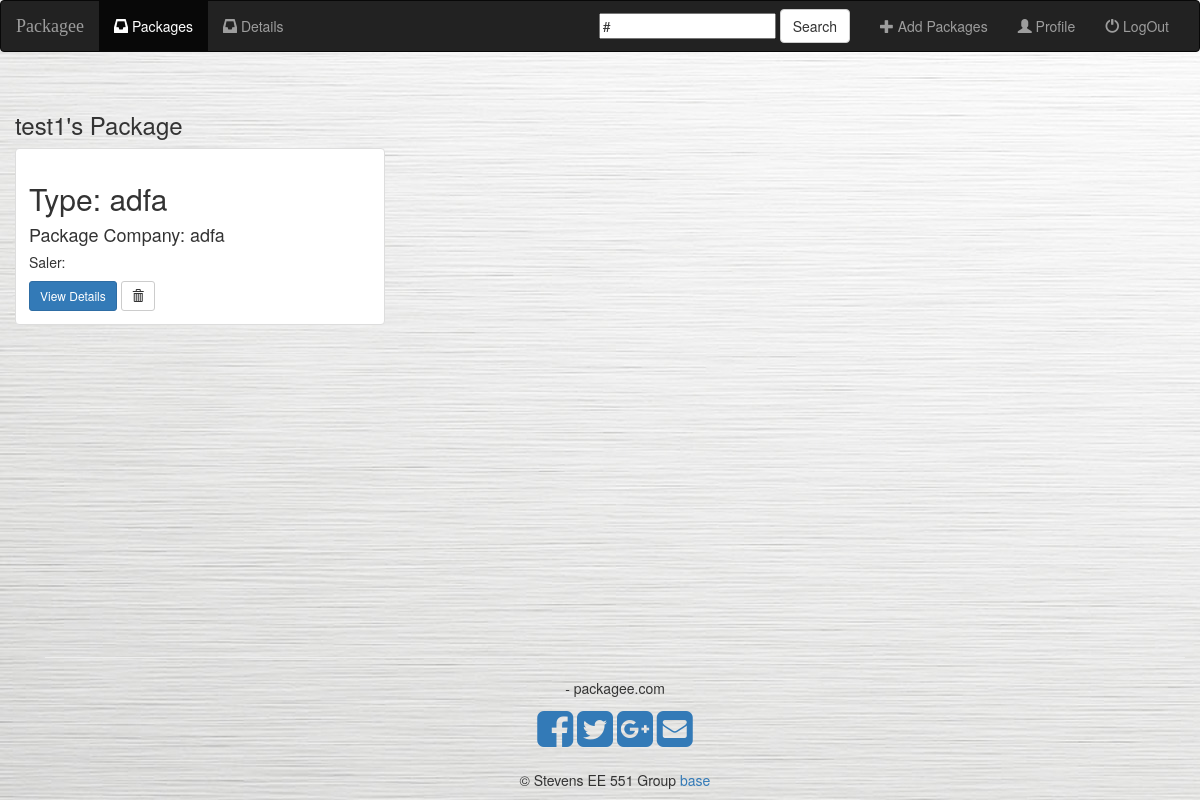
Page /package/index/ (signed in) on the earlier database version.
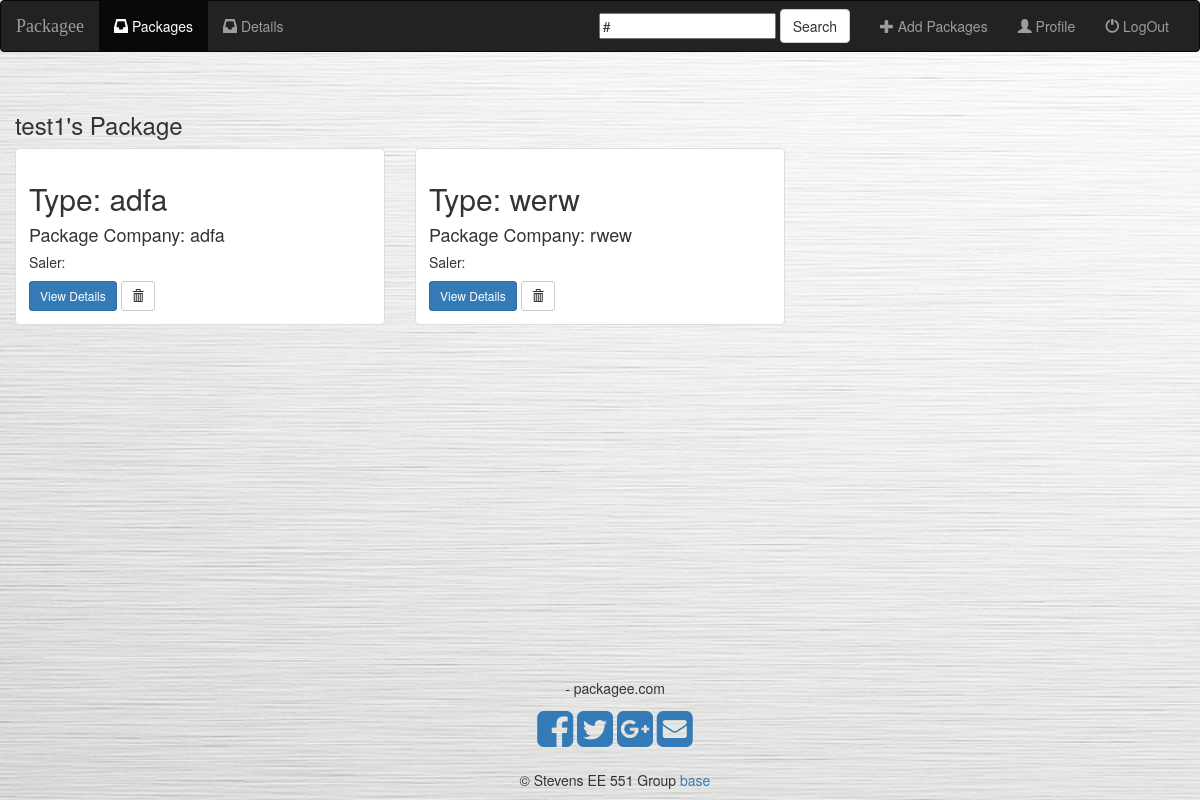
Same page on the later database version.
### package/models.py (models this page shows, shortened)
class Package(models.Model):
    user = models.ForeignKey(User, on_delete=models.CASCADE, default=1)
    tracking_num = models.CharField(max_length=50)
    package_type = models.CharField(max_length=100)
    staff_company = models.CharField(max_length=50, default='')
    staff_price = models.CharField(max_length=100, default='')
    package_company = models.CharField(max_length=100)

### package/views.py (the view)
# urls.py: path('index/', views.index, name='index'),
def index(request):
    if not request.user.is_authenticated:
        return render(request, 'package/login.html')
    else:
        packages = Package.objects.filter(user=request.user)
        query = request.GET.get("q")
        if query:
            packages = packages.filter(
                Q(package_type__contains__icontains=query) |
                Q(package_company__icontains=query)
            ).distinct()
            return render(request, 'package/index.html', {
                'packages': packages,
            })
        else:
            return render(request, 'package/index.html', {'packages': packages})

### package/templates/package/index.html (shortened to what this page needs)
{% extends 'package/base.html' %}
{% block body %}
    <div class="albums-container container-fluid">
        <div class="row">
            <div class="col-sm-12">
                <h3>{{ user.username }}'s Package</h3>
            </div>
            {% if packages %}
                {% for package in packages %}
                    <div class="col-sm-4 col-lg-4">
                        <div class="thumbnail">
                            <div class="caption">
                                <h2>Type: {{ package.package_type }}</h2>
                                <h4>Package Company: {{ package.package_company }}</h4>
                                <h5>Saler: {{ package.staff_company }}</h5>
                                <a href="{% url 'package:detail' package.id %}" class="btn btn-primary btn-sm"
                                   role="button">View Details</a>
                                <form action="{% url 'package:delete_package' package.id %}" method="post"
                                      style="display: inline;">
                                    <button type="submit" class="btn btn-default btn-sm">
                                        <span class="glyphicon glyphicon-trash"></span>
                                    </button>
                                </form>
                            </div>
                        </div>
                    </div>
                {% endfor %}
            {% endif %}
        </div>
    </div>
{% endblock %}

Differences in the rows shown:
added Package: package_type "werw", package_company "rwew"
